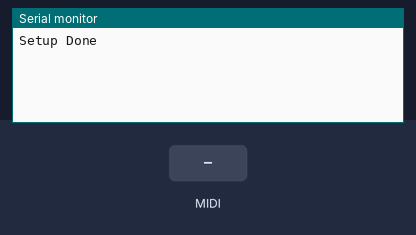
The sketch below on a simulated ESP32. Parts: the last lines printed to the serial monitor. Inputs (shaded band) come from the test bench.

Above: at 1.2 s.
1.3 s: MIDI note 36 received
At 2.5 s:
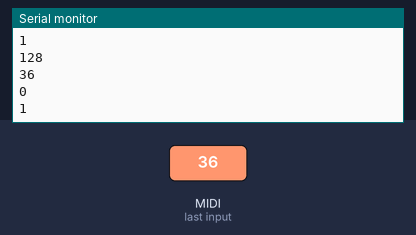
2.8 s: MIDI note 48 received
At 4.1 s:
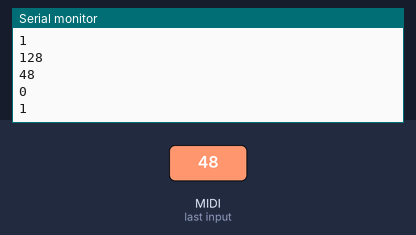
Timing chart, 0 to 5.8 s (numbered marks = the images above; inputs shaded):
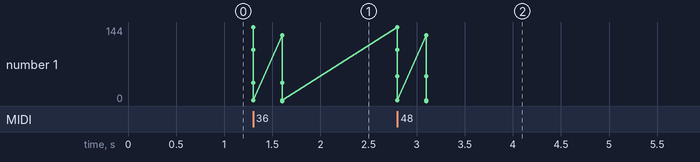

The sketch:

AI_THINKER_AUDIO_2_2_MIDI.ino
```cpp
#include <Arduino.h>
#include <MIDI.h>
#include <esp_now.h>


// TEST how to get a MIDI-Port up and running with the FortysevenEffects-MIDI-Library on the ESP32 on PIN 22 as RX-Pin
// There aree not a lot of sources which reeally helped to mapp MIDI IN/OUT to other PINs
// the finall helping hint was: https://github.com/rheslip/Motivation-Radio-BLEMIDI/blob/master/BLEmidi.ino

// Free in any way - Erich Heinemann


struct Serial2MIDISettings : public midi::DefaultSettings
{
  static const long BaudRate = 31250;
  static const int8_t RxPin  = 22;
  static const int8_t TxPin  = 19; // LED-Pin
};

HardwareSerial MIDISerial(2);

MIDI_CREATE_CUSTOM_INSTANCE( HardwareSerial, MIDISerial, MIDI, Serial2MIDISettings );

void setup(){
    // Initiate MIDI communications, listen to all channels
    pinMode( 22 , INPUT_PULLUP);  /* 22: GPIO 22, u2_RXD */
    //Serial2.begin(31250, SERIAL_8N1, 22, 19);
    // midiA.begin(MIDI_CHANNEL_OMNI);
     MIDISerial.begin(31250, SERIAL_8N1, 22,19 ); // midi port

    Serial.begin(115200);
    Serial.println();
    Serial.printf("Setup Done\n");
}

void loop(){

  if( MIDI.read() ){
        // Thru on A has already pushed the input message to out A.
        // Forward the message to out B as well.
        Serial.println( MIDI.getType() );
        Serial.println( MIDI.getData1() );
        Serial.println( MIDI.getData2() );
        Serial.println( MIDI.getChannel() );
    }
    // Serial.println("x");
}
```

Measured:
- after the input at 1.3 s, the serial monitor: prints a new line at once (image 1)
- after the input at 2.8 s, the serial monitor: prints a new line at once (image 2)
